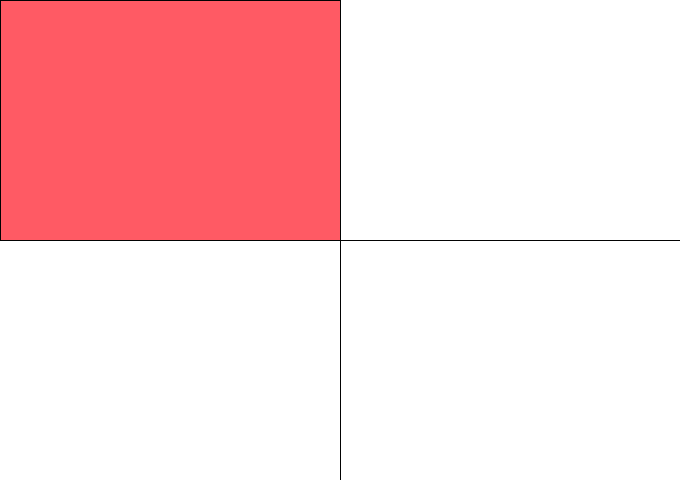
Frame 1 (no input)
Frame 60 (the mouse pressed at the canvas centre just before this capture): identical to frame 1, image omitted
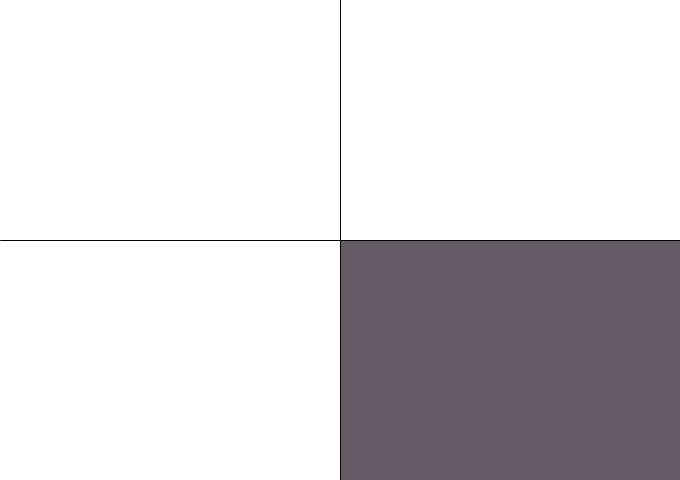
Frame 120 (the mouse held since frame 60 and released just before this capture)

The Processing sketch that drew these frames (run headless with seeded random() and noise(); from frame 60 on, the mouse is pressed at the canvas centre):

// Processing sketch: processing_186273
// ── processing_186273.pde


float r,g,b,rd;
void setup(){
  size(680,480);
  frameRate(30);
}

void draw(){
  background(255);
  strokeWeight(1);
  stroke(2);
  line(width/2,0,width/2,height);
line(0,height/2,width,height/2);
//noStroke();
//&&:AND / ||:OR

if(mouseX<width/2&&mouseY<height/2){
  fill(255,90,100);
  rect(0,0,width/2,height/2);
}
  else if(mouseX<width/2&&mouseY>height/2){
  fill(90,100,255);
  rect(0,height/2,width/2,height/2);
} else if(mouseX>width/2&&mouseY<height/2){ 
  fill(100,255,90);
  rect(width/2,0,width/2,height/2 );}
else{fill(100,90,100);
rect(width/2,height/2,width/2,height/2);}

}
